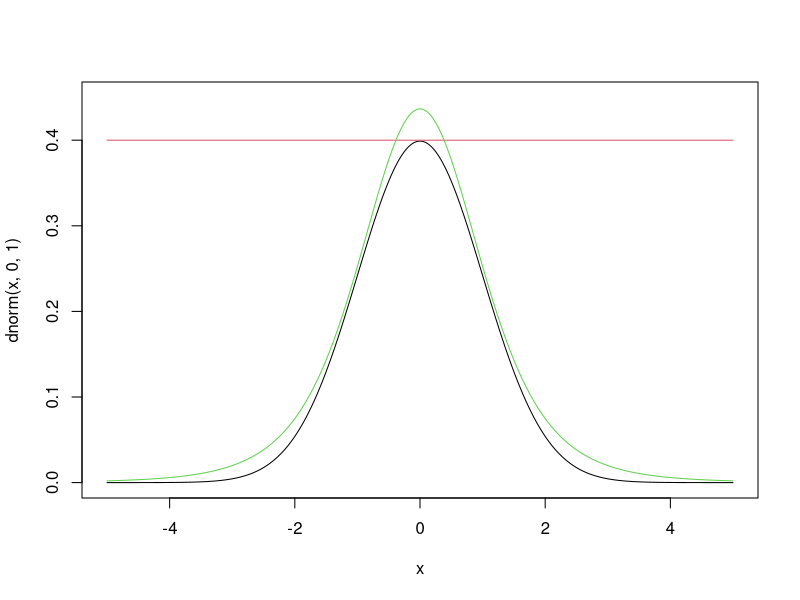
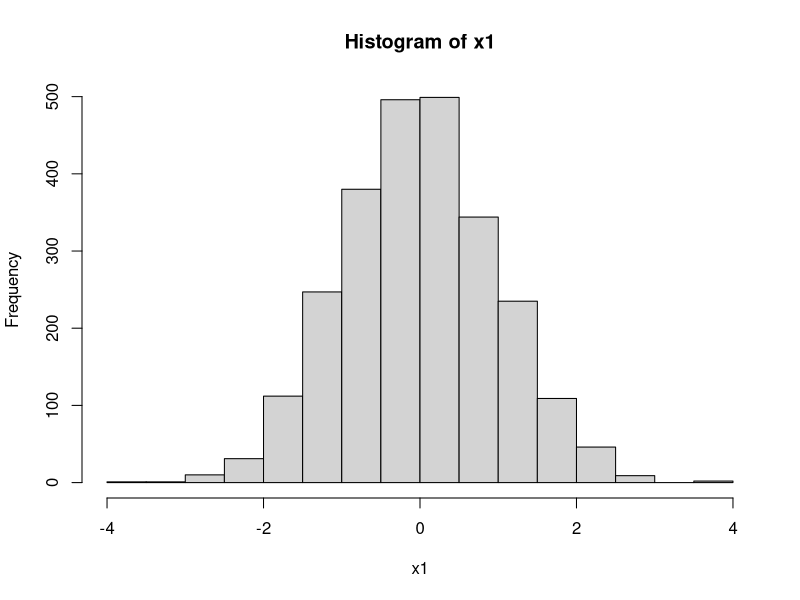
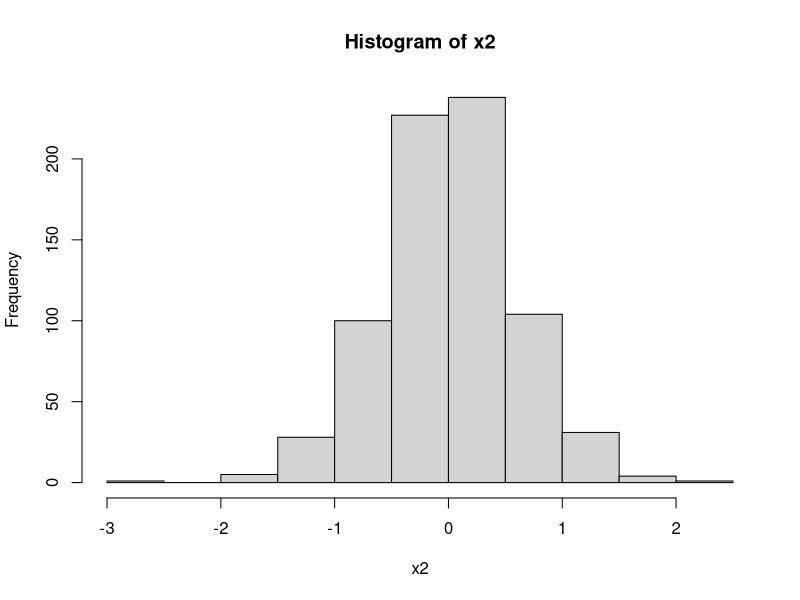
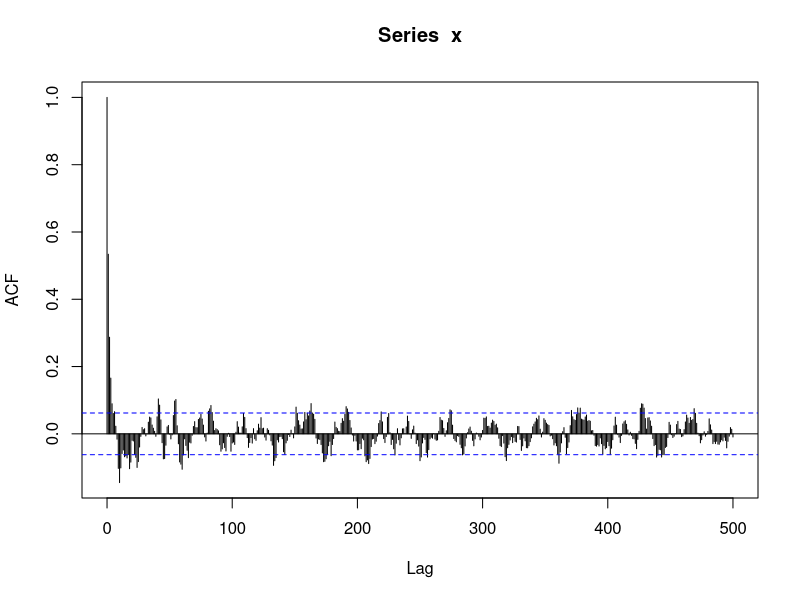
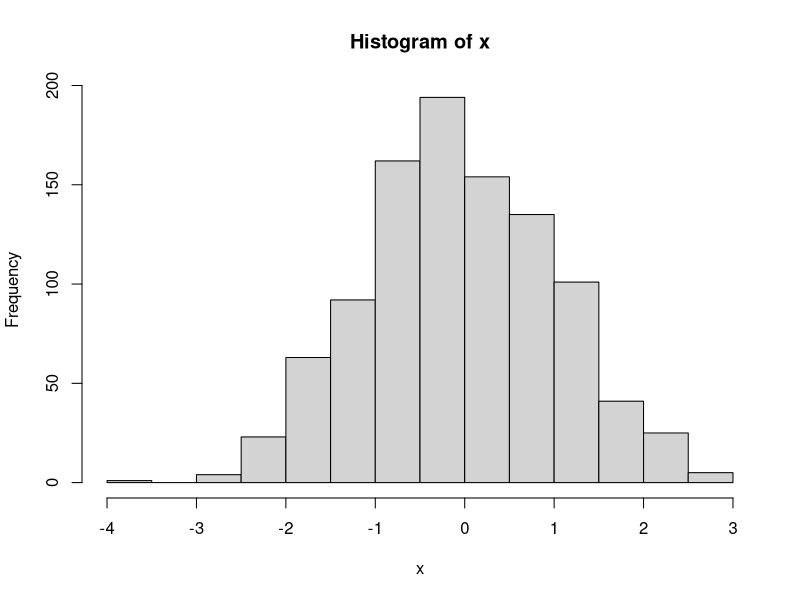
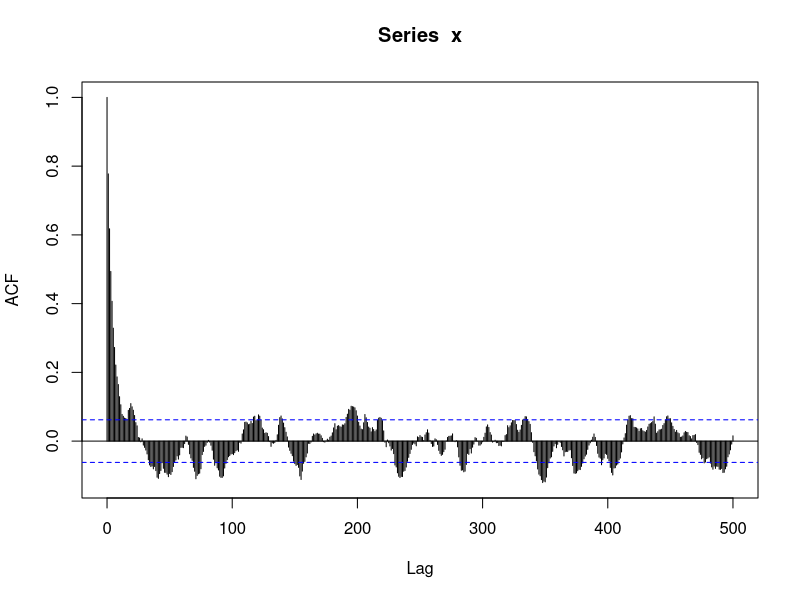
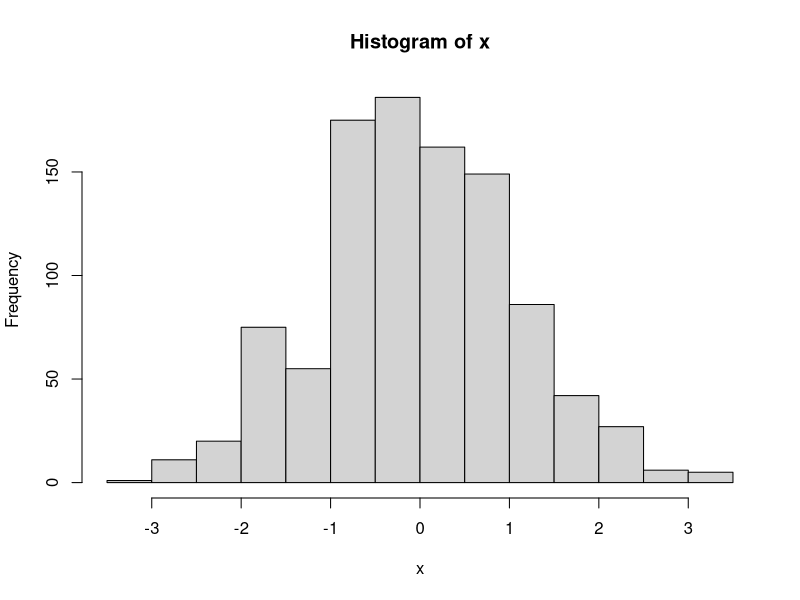
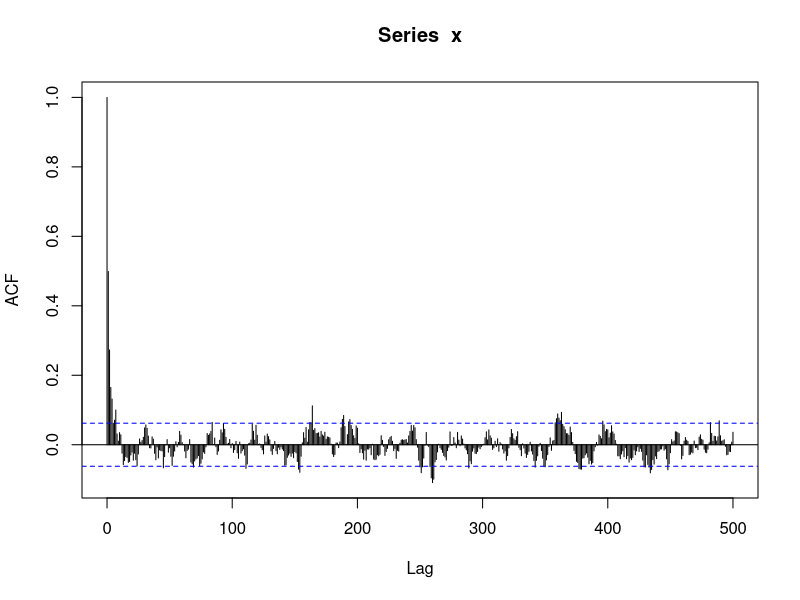

Source code (R) for these figures, in order:
###Question 1======

x <- seq(-5,5,0.001)
plot(x,dnorm(x,0,1),ylim=c(0,0.45),type="l")
lines(x, 4*dunif(x,-5,5),type = "l",col=2)
lines(x, 1.15*dt(x,5),type='l',col=3)

x=runif(10000,-5,5)
alpha <- dnorm(x,0,1)/0.4
ru <- runif(10000)
x1 <- x[alpha>ru]
length(x1)
hist(x1)
mean(x1)
sd(x1)

x=rt(10000,5)
alpha <- dnorm(x,0,1)/1.15*dt(x,5)
ru <- runif(10000)
x2 <- x[alpha>ru]
length(x2)
hist(x2)
mean(x2)
sd(x2)

###Question 2====

##Uniform
x <- runif(1,-5,5)
ac <- 0
for(k in 2:1000) {
  xp=x[k-1]+runif(1,-5,5) 
  if(runif(1,0,1)<dnorm(xp,0,1)/dnorm(x[k-1],0,1)) {
    x[k]=xp
    ac=ac+1
    } else {
      x[k]=x[k-1]
    }
}

acf(x,500)
hist(x,15)
mean(x)
var(x)
shapiro.test(x)

##T-Distribution

x <- rt(1,5)
ac <- 0
for(k in 2:1000) {
  xp=x[k-1]+rt(1,5) 
  if(runif(1,0,1)<dnorm(xp,0,1)/dnorm(x[k-1],0,1)) {
    x[k]=xp
    ac=ac+1
  } else {
    x[k]=x[k-1]
  }
}

acf(x,500)
hist(x,15)
mean(x)
var(x)
shapiro.test(x)

###Question 3====
##Uniform
x <- runif(1,-5,5)
ac <- 0
for(k in 2:1000) {
  xp=runif(1,-5,5) 
  alp=dnorm(xp)/dnorm(x[k-1])*(dunif(x[k-1],-5,5)/dunif(xp,-5,5))
  if(runif(1,0,1)<alp){
    x[k]=xp
    ac=ac+1
  } else {
    x[k]=x[k-1]
  }
}

acf(x,500)
hist(x,15)
mean(x)
var(x)
shapiro.test(x)

##T-Distribution

x <- rt(1,5)
ac <- 0
for(k in 2:1000) {
  xp=rt(1,5) 
  alp=dnorm(xp)/dnorm(x[k-1])*(dt(x[k-1],5)/dt(xp,5))
  if(runif(1,0,1)<alp){x[k]=xp;ac=ac+1
  } else {
    x[k]=x[k-1]
    }
} 

acf(x,500)
hist(x,15)
mean(x)
var(x)
shapiro.test(x)

###Question 4====
##Metropolis
y <- c(0,1,3,5)
x <- c(-0.863,-0.296,-0.053,0.727)
sa <- 5
sb <- 5
alph <- rnorm(1,0,sa)
bet <- rnorm(1,0,sb) # these are starting values
d <- 100000
sxy <- sum(x*y)
sy <- sum(y)
accp <- 0
system.time({
for(j in 2:d) {
  ap=rnorm(1,alph[j-1],sa)
  bp=rnorm(1,bet[j-1],sb) 
  lalp=ap*sy+bp*sxy-5*sum(log(1+exp(ap+bp*x))) 
  lalp=lalp-(alph[j-1]*sy+bet[j-1]*sxy-5*sum(log(1+exp(alph[j-1]+bet[j-1]*x))))
  if(runif(1,0,1)<exp(lalp)) {
    alph[j]=ap
    bet[j]=bp
    accp=accp+1
    } else {
      alph[j]=alph[j-1]
      bet[j]=bet[j-1]
      }
  
  if(j>250) { 
    if(accp/j<0.2) {
      sa=sa*0.95
      sb=sb*0.95
    }
    if(accp/j>0.5) {
      sa=sa*1.05
      sb=sb*1.05
    }
  }}
})
plot(alph[101:d],bet[101:d])

hist(alph[101:d])
mean(alph[101:d])
quantile(alph[101:d],c(0.025,0.975))

hist(bet[101:d])
mean(bet[101:d])

quantile(bet[101:d],c(0.025,0.975))

##Metropolis-Hastings
rem <- function(a,b) { # this is a remainder function
  re = a/b-floor(a/b)
  return(re)
  }
y <- c(0,1,3,5)
x <- c(-0.863,-0.296,-0.053,0.727)
sa <- 5
sb <- 10
ma <- 1
mb <- 10
alph <- rnorm(1,0,sa)
bet <- rnorm(1,0,sb) # these are starting values
d <- 10000
sxy <- sum(x*y)
sy <- sum(y)
accp <- 0
system.time({
  for(j in 2:d) {
    ap=rnorm(1,ma,sa)
    bp=rnorm(1,mb,sb) 
    lalp=ap*sy+bp*sxy-5*sum(log(1+exp(ap+bp*x))) 
    lalp=lalp-(alph[j-1]*sy+bet[j-1]*sxy-5*sum(log(1+exp(alph[j-1]+bet[j-1]*x))))
    lalp=lalp+log(dnorm(alph[j-1],ma,sa))-log(dnorm(ap,ma,sa)) 
    lalp=lalp+log(dnorm(bet[j-1],mb,sb))-log(dnorm(bp,mb,sb)) 
    if(runif(1,0,1)<exp(lalp)) {
      alph[j]=ap
      bet[j]=bp
      accp=accp+1
    } else {
      alph[j]=alph[j-1]
      bet[j]=bet[j-1]
    }
    
    if(j>250&rem(j,100)==0) { 
      if(accp/j<0.2) {
        sa=sa*0.95
        sb=sb*0.95
      }
      if(accp/j>0.5) {
        sa=sa*1.05
        sb=sb*1.05
      }
    }}
})
plot(alph[101:d],bet[101:d])

hist(alph[101:d],20)
mean(alph[101:d])
quantile(alph[101:d],c(0.025,0.975))

hist(bet[101:d],20)
mean(bet[101:d])

quantile(bet[101:d],c(0.025,0.975))

##
y <- c(0,1,3,5) 
x <- c(-0.863,-0.296,-0.053,0.727) 
ma <- 2
sa <- 2
mb <- 15
sb <- 7
d <- 100000
alph <- rnorm(d,ma,sa)
bet <- rnorm(d,mb,sb) # proposed values 
sxy <- sum(x*y)
sy <- sum(y)
acalph <- 0 # sy and sxy in the posterior 
acbet <- 0
for(j in 2:d){ 
  logpalph=alph[j]*sy-5*sum(log(1+exp(alph[j]+bet[j-1]*x))) 
  logpalph=logpalph-(alph[j-1]*sy-5*sum(log(1+exp(alph[j-1]+bet[j-1]*x)))) 
  logpalph=logpalph+log(dnorm(alph[j-1],ma,sa))-log(dnorm(alph[j],ma,sa)) 
  if(runif(1,0,1)<exp(logpalph)) {
    alph[j] = alph[j]
    acalph = acalph + 1
  } else {
    alph[j] = alph[j-1]
    } 
  logpbet=bet[j]*sxy-5*sum(log(1+exp(alph[j]+bet[j]*x))) 
  logpbet=logpbet-(bet[j-1]*sxy-5*sum(log(1+exp(alph[j]+bet[j-1]*x)))) 
  logpbet=logpbet+log(dnorm(bet[j-1],mb,sb))-log(dnorm(bet[j],mb,sb))  
  if(runif(1,0,1)<exp(logpbet)) {
    bet[j] = bet[j]
    acbet = acbet + 1
  } else {
    bet[j] = bet[j-1]
    } 
} 
plot(alph[101:d],bet[101:d])

hist(alph[101:d],20)
mean(alph[101:d])
quantile(alph[101:d],c(0.025,0.975))

hist(bet[101:d],20)
mean(bet[101:d])

quantile(bet[101:d],c(0.025,0.975))
